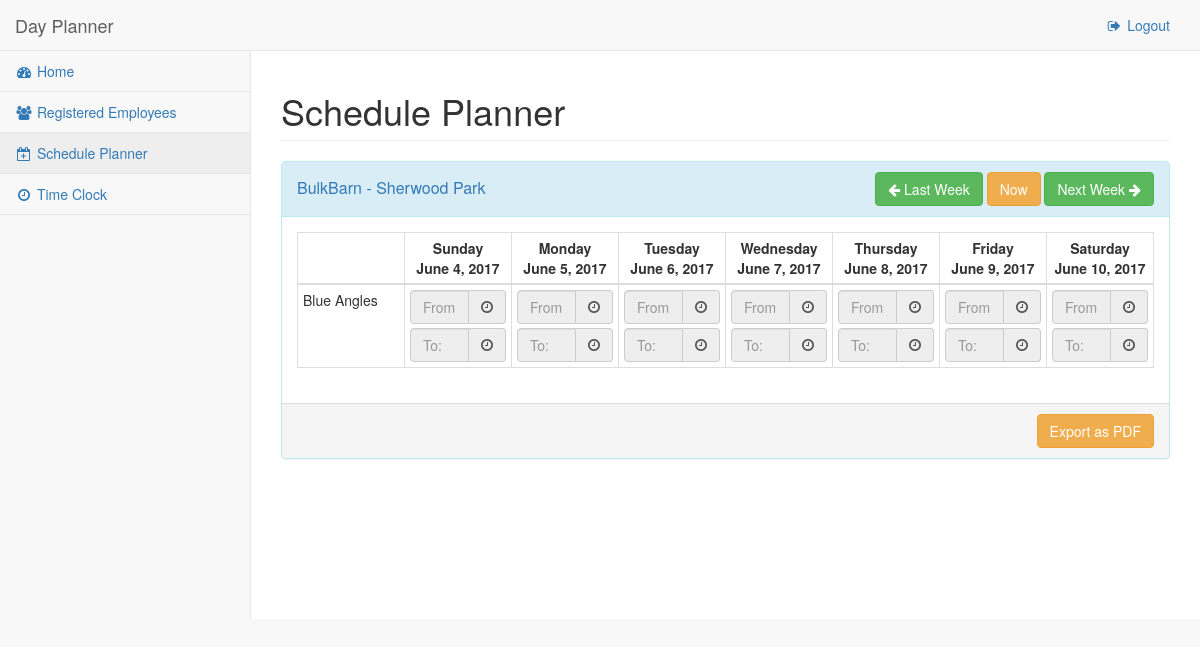
/app/schedule-planner/2017-6-8/ (signed in), run on the app's committed database.
### DayPlanner/models.py (models this page shows, shortened)
class Store(models.Model):
    id = models.UUIDField(
        primary_key=True,
        default=uuid4,
        editable=False
    )
    name = models.CharField(
        max_length=100
    )
    location = models.CharField(
        max_length=100
    )
    franchise = models.ForeignKey(
        Franchise,
        on_delete=models.CASCADE
    )

class Profile(models.Model):
    user = models.OneToOneField(
        User,
        on_delete=models.CASCADE
    )
    address = models.CharField(
        max_length=100,
        blank=True
    )
    cellnumber = models.CharField(
        max_length=12,
        blank=True
    )
    homenumber = models.CharField(
        max_length=12,
        blank=True
    )

class Employee(Profile):
    store = models.ForeignKey(
        Store,
        on_delete=models.CASCADE
    )

class Profile(models.Model):
    user = models.OneToOneField(
        User,
        on_delete=models.CASCADE
    )
    address = models.CharField(
        max_length=100,
        blank=True
    )
    cellnumber = models.CharField(
        max_length=12,
        blank=True
    )
    homenumber = models.CharField(
        max_length=12,
        blank=True
    )

### DayPlanner/views.py (the view, shortened to what this page needs)
# urls.py: url(r'^schedule-planner/(?P<date>[0-9-]+)/$', views.SchedulePlannerView.as_view(), name = 'schedule_planner' ),
class SchedulePlannerView(TemplateView):
    template_name = "DayPlanner/schedule_planner.html"
    success_url = "DayPlanner:schedule_planner"
    pdf_url = "DayPlanner:schedule_pdf"
    current_date = datetime.now().date()
    method_decorator(csrf_protect)
    def get_context_data(self, **kwargs):
        context = super(SchedulePlannerView, self).get_context_data(**kwargs)
        user = self.request.user
        franchise = Manager.objects.get(user = user).franchise
        stores = franchise.store_set.all()
        arg_date = self.get_arg_date(kwargs)
        is_before = self.get_is_before(arg_date)
        calendar = WeekCalendar(arg_date)
        week = calendar.formatWeek()
        last_week = calendar.getPreviousWeek()
        next_week = calendar.getNextWeek()
        context['lastWeek'] = last_week
        context['nextWeek'] = next_week
        context['week'] = week
        context['isBefore'] = is_before
        context['stores'] = self.get_week_schedule(stores,week)
        return context
    def get_arg_date(self,kwargs):
        arg_date = None
        try:
            urlDate = kwargs["date"].split("-")
            year = int(urlDate[0])
            month = int(urlDate[1])
            day = int(urlDate[2])
            arg_date = date(year, month, day)
        except KeyError:
            arg_date = self.current_date
        return arg_date
    def get_is_before(self,arg_date):
        if arg_date < self.current_date:
            return True
        return False
    def get_week_schedule(self,stores,week):
        data = {}
        for store in stores:
            data[store] = {}
            for employee in store.employee_set.all():
                week_schedule = []
                for day in week:
                    day_scedule = {}
                    try:
                        day_scedule[day] = employee.dayschedule_set.get(date=day,employee=employee)
                    except ObjectDoesNotExist:
                        day_scedule[day] = None
                    week_schedule.append(day_scedule)
                data[store][employee] = week_schedule
        return data

### DayPlanner/controller.py (called while the page is built)
    def formatWeek(self):
        weekDict = {0:"Monday",1:"Tuesday",2:"Wednesday",3:"Thursday",4:"Friday",5:"Saturday",6:"Sunday"}
        currentWeek = self.getFullWeek(self.currentDate)
        return currentWeek

    def getNextWeek(self):
        return str(self.nextWeekDate.year) + "-" + str(self.nextWeekDate.month) + "-" + str(self.nextWeekDate.day)

    def getPreviousWeek(self):
        return str(self.previousWeekDate.year) + "-" + str(self.previousWeekDate.month) + "-" + str(self.previousWeekDate.day)

    def getFullWeek(self,date):
        week = []
        weekStart = 0
        weekEnd = 6
        currentWeekDay = date.weekday()
        pointer = currentWeekDay  + 1
        while pointer > weekStart:
            daysBefore = date - timedelta(days=pointer)
            pointer -= 1
            week.append(daysBefore)
        pointer = 0
        currentWeekDay = date.weekday()
        while pointer < weekEnd - currentWeekDay:
            daysAfter = date + timedelta(days=pointer)
            pointer += 1;
            week.append(daysAfter)
        return week

### DayPlanner/templates/DayPlanner/schedule_planner.html (shortened to what this page needs)
{% extends 'base_cp.html' %}
{% load static %}
{% load widget_tweaks %}
{% block css %}
	<link href="{% static 'css/bootstrap-datetimepicker.min.css' %}" rel="stylesheet">
{% endblock %}
{% block main_content %}
<div class="row">
	<div class="col-lg-12">
		<h1 class="page-header">Schedule Planner</h1>
	</div>
</div>
{% for store, employees in stores.items %}
<div class="row">
	<div class="col-lg-12">
		<div class="panel panel-info ">
			<div class="panel-heading">
				<div class="row">
					<div class="col-xs-6">
						<a href="#{{ store.pk }}" data-toggle="collapse">
						<span class="panel-title panel-title-with-buttons">
						{{ store.name }} - {{ store.location }}
						</span>
						</a>
					</div>
					<div class="col-xs-6 text-right">
						<a href="{% url 'DayPlanner:schedule_planner' lastWeek %}" class="btn btn-success">
							<i class="fa fa-arrow-left" aria-hidden="true"></i>
							Last Week
						</a>
						<a href="{% url 'DayPlanner:schedule_planner' %}" class="btn btn-warning">
							Now
						</a>
						<a href="{% url 'DayPlanner:schedule_planner' nextWeek %}" class="btn btn-success">
							Next Week
							<i class="fa fa-arrow-right" aria-hidden="true"></i>
						</a>
					</div>
				</div>
			</div>
			<div class="panel-body collapse in" id="{{ store.pk }}">
				<table class="table table-condensed table-bordered" id="schedule-table">
					<thead>
						<tr>
							<th>
							</th>
							{% for day in week %}
							<th>
								<div class="row">
									<div class="col-lg-12">
										{% if day.weekday is 6 %}
											Sunday
										{% elif day.weekday is 0 %}
											Monday
										{% elif day.weekday is 1 %}
											Tuesday
										{% elif day.weekday is 2 %}
											Wednesday
										{% elif day.weekday is 3 %}
											Thursday
										{% elif day.weekday is 4 %}
											Friday
										{% elif day.weekday is 5 %}
											Saturday
										{% endif %}
									</div>
								</div>
								<div class="row">
									<div class="col-lg-12">
										{{ day }}
									</div>
								</div>
							</th>
							{% endfor %}
						</tr>
					</thead>
					<tbody>
						{% for employee, week in employees.items %}
						<tr>
							<td class="relative">
								<div class="row">
									<div class="col-lg-12">
										{{ employee.user.first_name }} {{ employee.user.last_name }}
									</div>
								</div>
								<br>
							</td>
							{% for schedule in week %}
								{% for date, day in schedule.items %}
								<td>
									<div class="row">
										<div class='col-lg-12'>
										<form  role="form" method="post" class="schedule">
											<div class="form-group">
												<div class="input-group date">
													<input type="text" class="form-control" name="from"  {% if isBefore %} disabled {% endif %} placeholder="From:" {% if day %} value="{{ day.startingTime }}" {% endif %}/>
													<span class="input-group-addon">
														<i class="fa fa-clock-o" aria-hidden="true"></i>
													</span>
												</div>
											</div>
											<div class="form-group">
												<div class="input-group date">
													<input type="text" class="form-control" name="to" {% if isBefore %} disabled {% endif %} placeholder="To:" {% if day %} value="{{ day.endTime }}"" {% endif %}/>
													<span class="input-group-addon">
														<i class="fa fa-clock-o" aria-hidden="true"></i>
													</span>
												</div>
											</div>
										</form>
										</div>
									</div>
								</td>
								{% endfor %}
							{% endfor %}
						</tr>
						{% endfor %}
					</tbody>
				</table>
			</div>
			<div class="panel-footer">
				<div class="row">
					<div class="col-lg-12 text-right">
                        <form method="post" role="form">
						    <button class="btn btn-warning" value="True" name="export_to_pdf">Export as PDF</button>
                        </form>
                    </div>
				</div>
			</div>
		</div>
	</div>
</div>
{% endfor %}
{% endblock %}

### DayPlanner/static/css/sb-admin-2.css (style rules this page uses)
body { background-color: #f8f8f8; }

### DayPlanner/static/css/custom.css (style rules this page uses)
.schedule { width: 100%; }
.panel-title-with-buttons { vertical-align: -webkit-baseline-middle; }
#schedule-table { width: 100%; }
#schedule-table th { width: 12.5%; text-align: center; }
#schedule-table td .form-group { margin-bottom: 4px; }
#schedule-table td .form-group:last-child { margin-bottom: 0px; }

### data on the page
Store: name "BulkBarn", location "Sherwood Park", week "June 4, 2017" "June 5, 2017" "June 6, 2017" "June 7, 2017" "June 8, 2017" "June 9, 2017" "June 10, 2017"
Employee: user.first_name "Blue", user.last_name "Angles"
